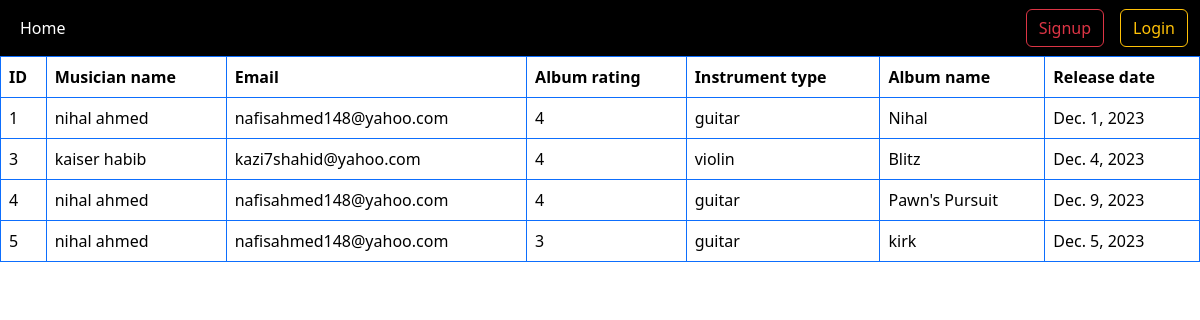
The page / on the database its author committed.
### user/models.py (models this page shows, shortened)
class Album(models.Model):
    name = models.CharField(max_length=100)
    musician = models.ForeignKey(Musician, on_delete=models.CASCADE)
    release_date = models.DateField()
    rating = models.IntegerField()

class Musician(models.Model):
    first_name = models.CharField(max_length=50)
    last_name = models.CharField(max_length=50)
    email = models.EmailField()
    phone_number = models.CharField(max_length=15)
    instrument_type = models.CharField(max_length=50)

### user/views.py (the view)
# urls.py: path('',albumlist.as_view(), name='home'),
class albumlist(View):
    template_name = 'base.html'
    def get(self, request, *args, **kwargs):
        albums = models.Album.objects.all()
        context = {'albums': albums}
        return render(request, self.template_name, context)

### user/templates/base.html (shortened to what this page needs)
<!DOCTYPE html>
<html lang="en">
<head>
    <link href="https://cdn.jsdelivr.net/npm/bootstrap@5.3.2/dist/css/bootstrap.min.css" rel="stylesheet">
</head>
<body>
    <nav class="navbar navbar-expand-lg bg-black">
        <div class="container-fluid">
          <div class="collapse navbar-collapse" id="navbarSupportedContent">
            <ul class="navbar-nav me-auto mb-2 mb-lg-0">
              <li class="nav-item">
                <a class="nav-link active text-white" aria-current="page" href="{% url 'home' %}">Home</a>
              </li>
            </ul>
            <form class="d-flex gap-3" role="search" style="list-style: none;">
              {% if user.is_authenticated %}
              <li class="nav-item">
                <a class="btn btn-outline-danger" href="{% url 'logout' %}">Logout</a>
              </li>
              {% else %}
              <li class="nav-item">
                <a class="btn btn-outline-danger" href="{% url 'signup' %}">Signup</a>
              </li>
              <li class="nav-item">
                <a class="btn btn-outline-warning" href="{% url 'login' %}">Login</a>
              </li>
              {% endif %}
            </form>
          </div>
        </div>
      </nav>
    {% block content %}
    {% if albums %}
    <table class="table table-bordered border-primary">
        <thead>
          <tr>
            <th scope="col">ID</th>
            <th scope="col">Musician name</th>
            <th scope="col">Email</th>
            <th scope="col">Album rating</th>
            <th scope="col">Instrument type</th>
            <th scope="col">Album name</th>
            <th scope="col">Release date</th>
          </tr>
        </thead>
        {% for i in albums%}
        <tbody>
            <tr>
              <td>{{i.id}}</td>
              {% if user.is_authenticated %}
              <td><a class="btn btn-primary" href="{% url 'edit_musician' i.musician.id %}">{{i.musician.first_name}} {{i.musician.last_name}}</a></td>
              {% else %}
              <td>{{i.musician.first_name}} {{i.musician.last_name}}</td>
              {% endif %}
              <td>{{i.musician.email}}</td>
              <td>{{i.rating}}</td>
              <td>{{i.musician.instrument_type}}</td>
              <td>{{i.name}}</td>
              <td>{{i.release_date}}</td>
            </tr>
          </tbody>
        {% endfor %}
      </table>
    {% else %}
      <h4>No data available</h4>
    {% endif%}
    {% endblock %}
</body>
</html>

### rows shown on the page
Album: id "1", musician.first_name "nihal", musician.last_name "ahmed", musician.email "nafisahmed148@yahoo.com", rating "4", musician.instrument_type "guitar", name "Nihal", release_date "Dec. 1, 2023"
Album: id "3", musician.first_name "kaiser", musician.last_name "habib", musician.email "kazi7shahid@yahoo.com", rating "4", musician.instrument_type "violin", name "Blitz", release_date "Dec. 4, 2023"
Album: id "4", musician.first_name "nihal", musician.last_name "ahmed", musician.email "nafisahmed148@yahoo.com", rating "4", musician.instrument_type "guitar", name "Pawn's Pursuit", release_date "Dec. 9, 2023"
Album: id "5", musician.first_name "nihal", musician.last_name "ahmed", musician.email "nafisahmed148@yahoo.com", rating "3", musician.instrument_type "guitar", name "kirk", release_date "Dec. 5, 2023"
